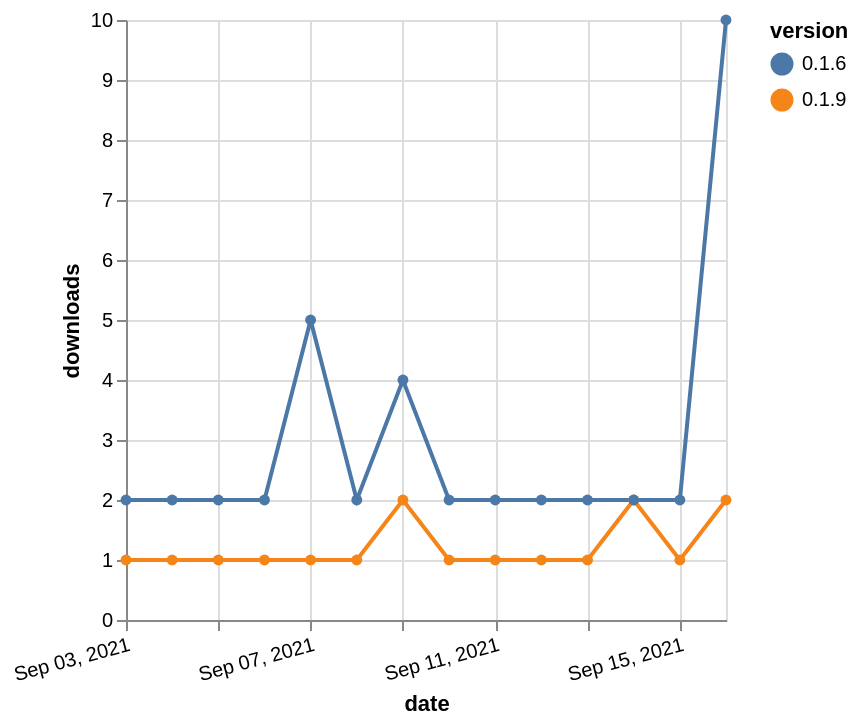

This figure's Vega-Lite source:
### Vega-Lite specification from a JSON file in a GitHub repository (floating-point values rounded to 4 significant figures)
{"$schema": "https://vega.github.io/schema/vega-lite/v5.json", "description": "A simple bar chart with embedded data.", "data": {"values": [{"date": "2021-09-03", "total": 142, "delta": 1, "version": "0.1.9"}, {"date": "2021-09-04", "total": 143, "delta": 1, "version": "0.1.9"}, {"date": "2021-09-05", "total": 144, "delta": 1, "version": "0.1.9"}, {"date": "2021-09-06", "total": 145, "delta": 1, "version": "0.1.9"}, {"date": "2021-09-07", "total": 146, "delta": 1, "version": "0.1.9"}, {"date": "2021-09-08", "total": 147, "delta": 1, "version": "0.1.9"}, {"date": "2021-09-09", "total": 149, "delta": 2, "version": "0.1.9"}, {"date": "2021-09-10", "total": 150, "delta": 1, "version": "0.1.9"}, {"date": "2021-09-11", "total": 151, "delta": 1, "version": "0.1.9"}, {"date": "2021-09-12", "total": 152, "delta": 1, "version": "0.1.9"}, {"date": "2021-09-13", "total": 153, "delta": 1, "version": "0.1.9"}, {"date": "2021-09-14", "total": 155, "delta": 2, "version": "0.1.9"}, {"date": "2021-09-15", "total": 156, "delta": 1, "version": "0.1.9"}, {"date": "2021-09-16", "total": 158, "delta": 2, "version": "0.1.9"}, {"date": "2021-09-03", "total": 3893, "delta": 2, "version": "0.1.6"}, {"date": "2021-09-04", "total": 3895, "delta": 2, "version": "0.1.6"}, {"date": "2021-09-05", "total": 3897, "delta": 2, "version": "0.1.6"}, {"date": "2021-09-06", "total": 3899, "delta": 2, "version": "0.1.6"}, {"date": "2021-09-07", "total": 3904, "delta": 5, "version": "0.1.6"}, {"date": "2021-09-08", "total": 3906, "delta": 2, "version": "0.1.6"}, {"date": "2021-09-09", "total": 3910, "delta": 4, "version": "0.1.6"}, {"date": "2021-09-10", "total": 3912, "delta": 2, "version": "0.1.6"}, {"date": "2021-09-11", "total": 3914, "delta": 2, "version": "0.1.6"}, {"date": "2021-09-12", "total": 3916, "delta": 2, "version": "0.1.6"}, {"date": "2021-09-13", "total": 3918, "delta": 2, "version": "0.1.6"}, {"date": "2021-09-14", "total": 3920, "delta": 2, "version": "0.1.6"}, {"date": "2021-09-15", "total": 3922, "delta": 2, "version": "0.1.6"}, {"date": "2021-09-16", "total": 3932, "delta": 10, "version": "0.1.6"}]}, "width": "container", "mark": {"type": "line", "point": {"filled": true}}, "encoding": {"x": {"field": "date", "type": "temporal", "timeUnit": "yearmonthdate", "title": "date", "axis": {"labelAngle": -15}}, "y": {"field": "delta", "type": "quantitative", "title": "downloads"}, "color": {"field": "version", "type": "nominal"}, "tooltip": {"field": "delta"}}}
